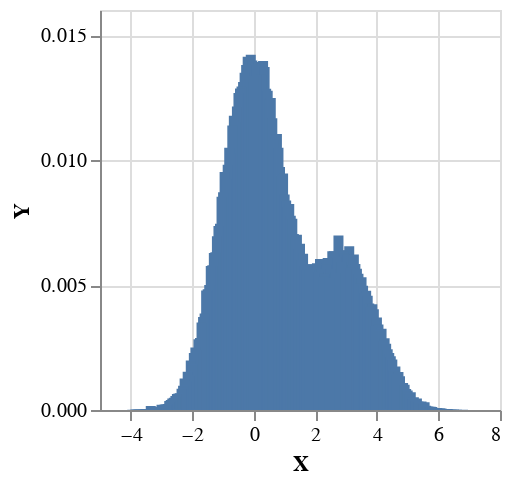

Notebook code cell kept with this figure:
### Markdown cell above
We could ignore the `condition` statement using `prior`, as in:

### Code cell
sampleIO . prior $ 
    plotVega . toEmpirical . toBins 0.05 
    <$> replicateM 100000 model4

### Figure 1 — Vega-Lite specification as saved in the notebook (floating-point values rounded to 4 significant figures; data arrays with more than 128 entries replaced by an {"elided": "..."} marker saying what was removed)
{"$schema": "https://vega.github.io/schema/vega-lite/v4.json", "data": {"values": {"elided": "211 records"}}, "encoding": {"x": {"field": "X", "type": "quantitative"}, "y": {"field": "Y", "type": "quantitative"}}, "height": 200, "mark": "bar", "width": 200}
